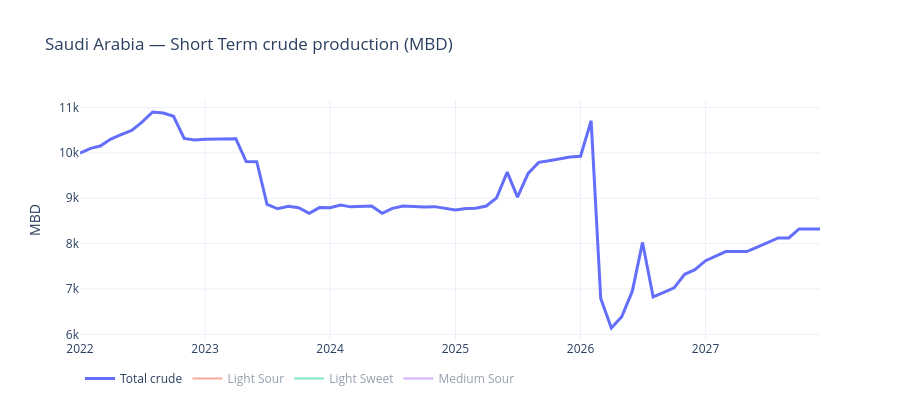

Here is the notebook cell this chart was saved with:
### Markdown cell above
## Saudi Arabia — Short Term crude production (MBD)

Sum of grade-level `Production` rows. 2026 step-down is the share’s scenario path (Hormuz-era), not a live export print.

### Code cell
saudi = cached_parquet(
    "fund_curiosity_saudi_crude_st",
    lambda: sf_query(
        """
        SELECT YEAR, MONTH, GRADE_NAME, VALUE
        FROM SPGICI_WORLDOILSUPPLY.SUPPLY.PRODUCTION
        WHERE SCENARIO_TERM_NAME = 'Short Term'
          AND COUNTRY_NAME = 'Saudi Arabia'
          AND SUPPLY_TYPE_NAME = 'Crude'
          AND PRODUCTION_TYPE_NAME = 'Production'
          AND YEAR BETWEEN 2022 AND 2027
          AND MONTH BETWEEN 1 AND 12
        """
    ),
)
saudi = ym_index(saudi)
saudi_tot = (
    saudi.groupby("Date", as_index=False)["VALUE"]
    .sum()
    .rename(columns={"VALUE": "crude_mbd"})
)
saudi_grade = saudi.pivot_table(index="Date", columns="GRADE_NAME", values="VALUE", aggfunc="sum")

fig = go.Figure()
fig.add_trace(go.Scatter(x=saudi_tot["Date"], y=saudi_tot["crude_mbd"], name="Total crude", line=dict(width=3)))
for col in saudi_grade.columns:
    fig.add_trace(go.Scatter(x=saudi_grade.index, y=saudi_grade[col], name=str(col), visible="legendonly"))
fig.update_layout(
    title="Saudi Arabia — Short Term crude production (MBD)",
    template="plotly_white", height=420, legend=dict(orientation="h"),
    yaxis_title="MBD",
)
fig.show()
display(saudi_tot.tail(6))
